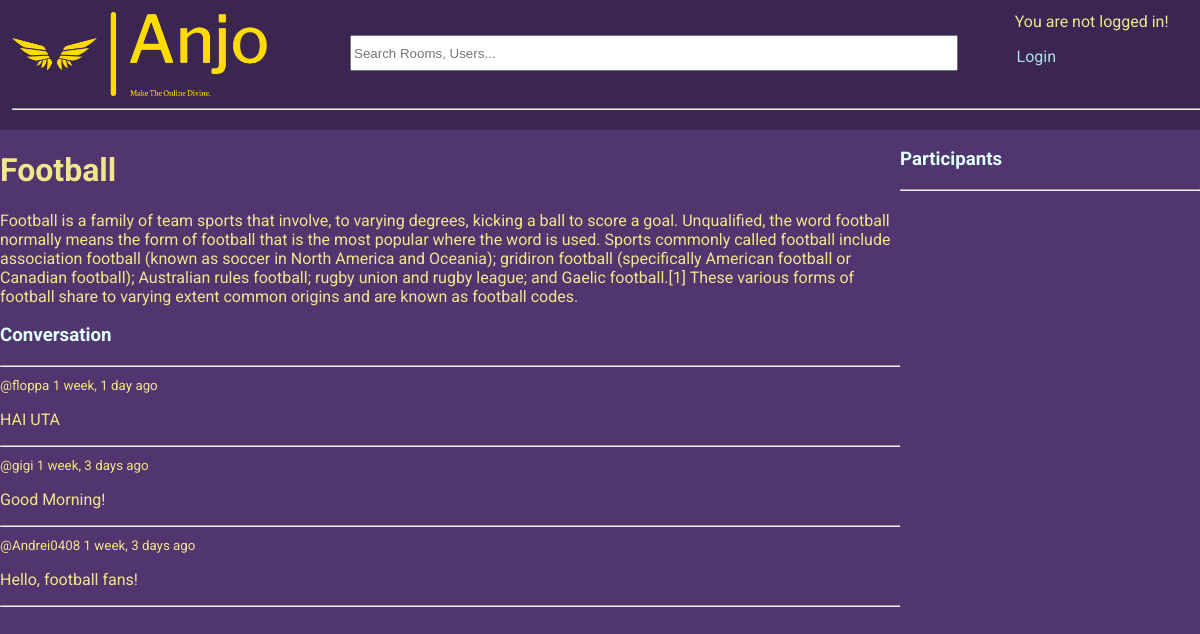
The page /room/1/ on the database its author committed.
### base/models.py (models this page shows, shortened)
class Room(models.Model):
    host = models.ForeignKey(User, on_delete=models.SET_NULL, null=True)
    topic = models.ForeignKey(Topic, on_delete=models.SET_NULL, null=True)
    name = models.CharField(max_length=200)
    description = models.TextField(null=True, blank=True)
    participants = models.ManyToManyField(User, related_name='participants', blank=True) # the users currently active in the room
    updated = models.DateTimeField(auto_now=True)
    created = models.DateTimeField(auto_now_add=True)
    class Meta:
        ordering = ['-updated', '-created'] # newest updated item should come first

class Message(models.Model):
    user = models.ForeignKey(User, on_delete=models.CASCADE) # on delete -> CASCADE = delete all children
    room = models.ForeignKey(Room, on_delete=models.CASCADE)
    body = models.TextField()
    updated = models.DateTimeField(auto_now=True)
    created = models.DateTimeField(auto_now_add=True)
    class Meta:
        ordering = ['-updated', '-created'] # newest updated item should come first

### base/views.py (the view, shortened to what this page needs)
# urls.py: path('room/<str:pk>/', views.room, name="room"),
def room(request, pk):
    room = Room.objects.get(id=pk)
    room_messages = room.message_set.all().order_by('-created')
    participants = room.participants.all()
    context = {'room': room, 'room_messages': room_messages, 'participants': participants}
    return render(request, 'base/room.html', context)

### base/templates/base/room.html (shortened to what this page needs)
{% extends 'main.html' %}
{% block content %}
<div class="room-container">
    <div>
        <h1>{{room.name}}</h1>
        <p>{{ room.description }}</p>
        <div class="comment-wrapper">
            <h3>Conversation</h3>
            <hr>
            {% for message in room_messages %}
                <div>
                    <small>@{{message.user}} {{message.created|timesince}} ago</small>
                    <p>{{message.body}}</p>
                    <hr>
                </div>
            {% endfor %}
        </div>
    </div>
    <div>
        <h3>Participants</h3>
        <hr>
    </div>
</div>
{% endblock content %}

### static/css/main.css (style rules this page uses)
:root { font-family: 'Roboto','Franklin Gothic Medium', 'Arial Narrow', Arial, sans-serif; }
body { background-color: rgb(81, 53, 110); color: khaki; margin: 0; width: 100vw; height: 100vh; max-width: 100%; overflow-x: hidden; }
h3 { color: lightcyan; }

### base/templates/base/room.html (style rules this page uses)
.room-container { display: grid; grid-template-columns: 3fr 1fr; }

### rows shown on the page
Room: name "Football", description "Football is a family of team sports that involve, to varying degrees, kicking a ball to score a goal. Unqualified, the word football normally means the form of football that is the most popular where the word is used. Sports commonly called football include association football (known as soccer in North America and Oceania); gridiron football (specifically American football or Canadian football); Australian rules football; rugby union and rugby league; and Gaelic football.[1] These various forms of football share to varying extent common origins and are known as football codes."
Message: user "floppa", created "1 week, 1 day", body "HAI UTA"
Message: user "gigi", created "1 week, 3 days", body "Good Morning!"
Message: user "Andrei0408", created "1 week, 3 days", body "Hello, football fans!"
